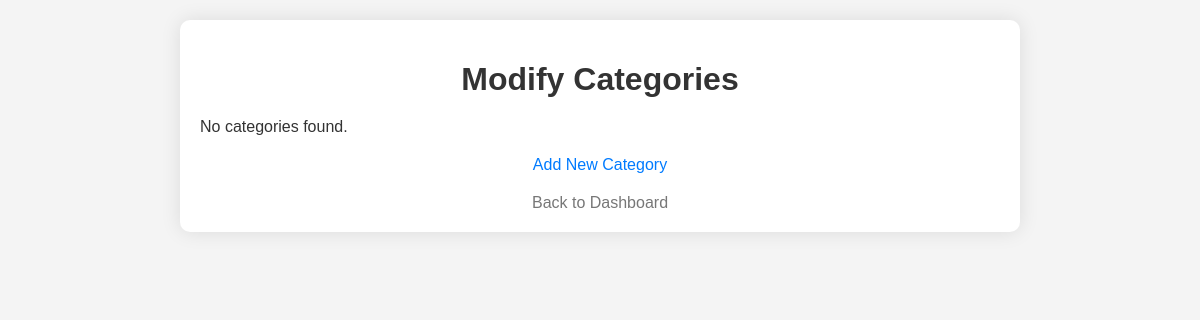
The app's page /modify_categories.php, older data.
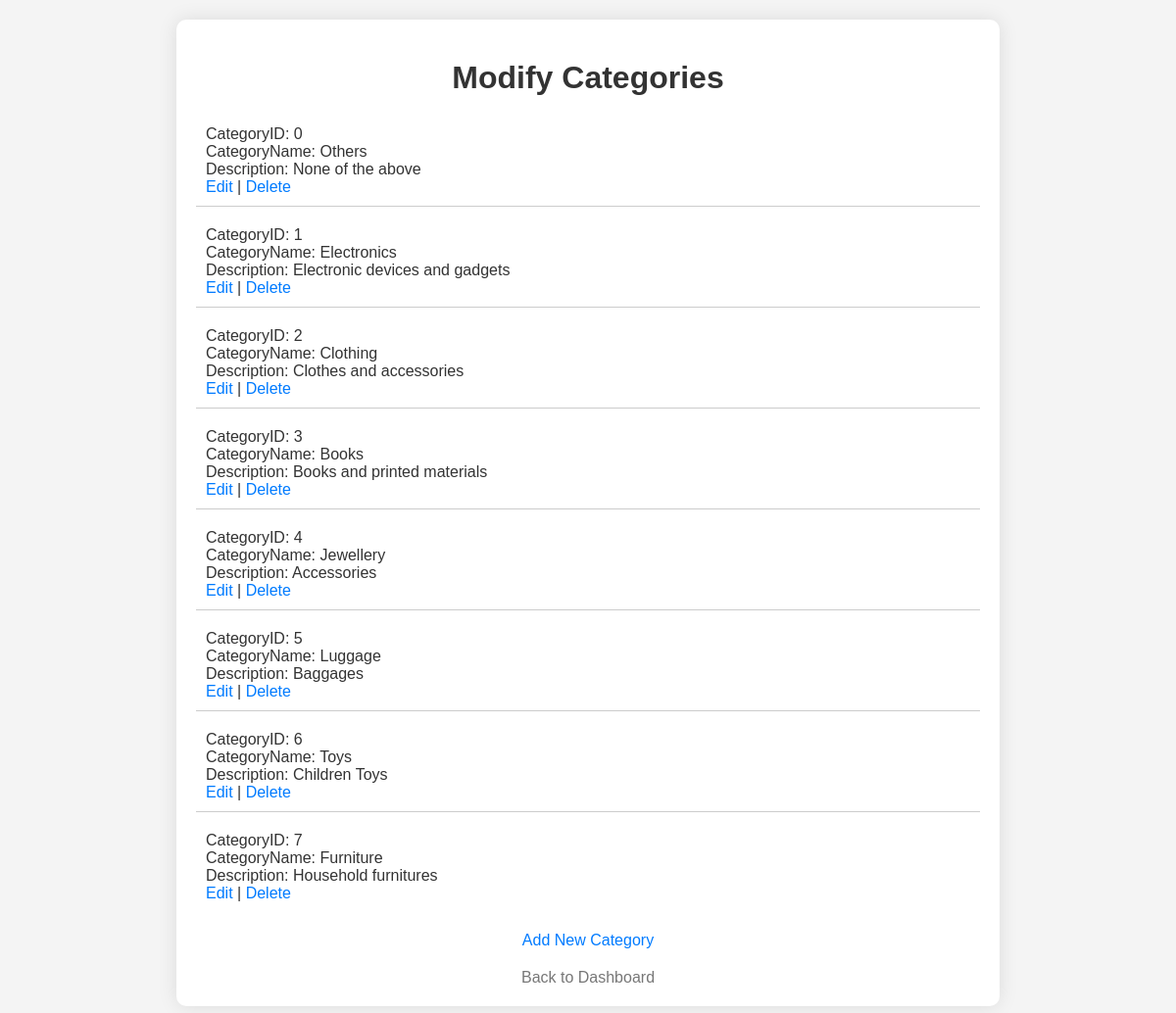
The same page, newer data.
### tables this page shows
CREATE TABLE `itemcategories` (
  `CategoryID` int(11) NOT NULL,
  `CategoryName` varchar(50) DEFAULT NULL,
  `Description` text DEFAULT NULL
);

### modify_categories.php (the view, shortened to what this page needs)
<!DOCTYPE html>
<html lang="en">
<head>
</head>
<body>
    <div class="container">
        <h1>Modify Categories</h1>
        <div class="categories">
            <?php
            include_once "db_connection.php";
            $sql = "SELECT * FROM ItemCategories";
            $result = $conn->query($sql);
            if ($result->num_rows > 0) {
                while($row = $result->fetch_assoc()) {
                    echo "<div class='category'>";
                    echo "<span>CategoryID: " . $row["CategoryID"]. "</span><br>";
                    echo "<span>CategoryName: " . $row["CategoryName"]. "</span><br>";
                    echo "<span>Description: " . $row["Description"] . "</span><br>";
                    echo "<a href='edit_category.php?id=" . $row["CategoryID"] . "'>Edit</a> | ";
                    echo "<a href='delete_category.php?id=" . $row["CategoryID"] . "' onclick='return confirm(\"Are you sure you want to delete this category?\")'>Delete</a>";
                    echo "</div>";
                }
            } else {
                echo "<p>No categories found.</p>";
            }
            ?>
        </div>
        <div class="add-new">
            <a href="add_category.php">Add New Category</a>
        </div>
        <a class="back" href="admin_dashboard.php">Back to Dashboard</a>
    </div>
</body>
</html>

### modify_categories.php (style rules this page uses)
body { font-family: Arial, sans-serif; background-color: #f4f4f4; color: #333; margin: 0; padding: 0; }
.container { max-width: 800px; margin: 20px auto; padding: 20px; background-color: #fff; border-radius: 10px; box-shadow: 0 0 20px rgba(0, 0, 0, 0.1); }
h1 { text-align: center; margin-bottom: 20px; }
.category { margin-bottom: 10px; border-bottom: 1px solid #ccc; padding: 10px; }
.category:last-child { border-bottom: none; }
a { text-decoration: none; color: #007bff; transition: color 0.3s ease; }
.add-new { text-align: center; margin-top: 20px; }
.back { display: block; text-align: center; margin-top: 20px; color: #777; }

Row changes from the older to the newer data that the page shows:
added itemcategories: CategoryID "0", CategoryName "Others", Description "None of the above"
added itemcategories: CategoryID "1", CategoryName "Electronics", Description "Electronic devices and gadgets"
added itemcategories: CategoryID "2", CategoryName "Clothing", Description "Clothes and accessories"
added itemcategories: CategoryID "3", CategoryName "Books", Description "Books and printed materials"
added itemcategories: CategoryID "4", CategoryName "Jewellery", Description "Accessories"
added itemcategories: CategoryID "5", CategoryName "Luggage", Description "Baggages"
added itemcategories: CategoryID "6", CategoryName "Toys", Description "Children Toys"
added itemcategories: CategoryID "7", CategoryName "Furniture", Description "Household furnitures"
Text that changed along with them:
text no longer shown: "No categories found."
